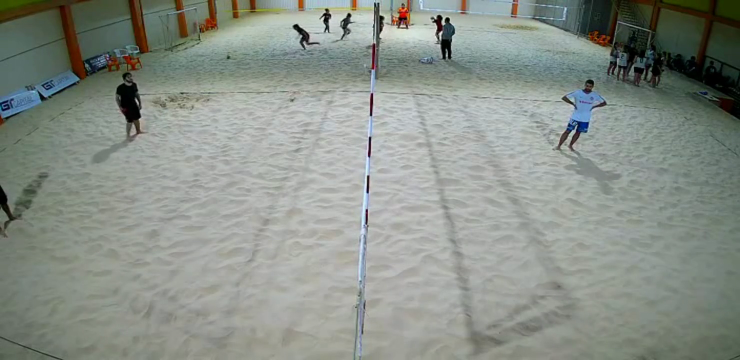
#> input picture frame 32 of TrabFinal_Vision/video.mp4, 1480 x 720 px (shown at 1/2 size)
$ python track_video_v0.py
#> lines starting #> are read from the running program, lines starting #| are printed output that depends on the picture; after the words box and inside, x2 and y2 are one past the last pixel; in counts of white or black regions, pixels touching at a corner belong together
import cv2
import numpy as np

def nothing(x):
    pass

# cap = cv2.VideoCapture(0);
cap = cv2.VideoCapture("video.mp4")

cv2.namedWindow("Tracking")
cv2.createTrackbar("LH", "Tracking", 0, 255, nothing)
#> slider 'LH' is set to 51
cv2.createTrackbar("LS", "Tracking", 0, 255, nothing)
#> slider 'LS' is set to 51
cv2.createTrackbar("LV", "Tracking", 0, 255, nothing)
#> slider 'LV' is set to 51
cv2.createTrackbar("UH", "Tracking", 255, 255, nothing)
cv2.createTrackbar("US", "Tracking", 255, 255, nothing)
cv2.createTrackbar("UV", "Tracking", 255, 255, nothing)

while True:
    #frame = cv2.imread('smarties.png')
    _, frame = cap.read()
#> frame is the input picture: shape (720, 1480, 3); mean B, G, R 136.7, 144.3, 137.4

    hsv = cv2.cvtColor(frame, cv2.COLOR_BGR2HSV)
#> hsv: shape (720, 1480, 3); mean H, S, V 57.7, 30, 145.6

    l_h = cv2.getTrackbarPos("LH", "Tracking")
    l_s = cv2.getTrackbarPos("LS", "Tracking")
    l_v = cv2.getTrackbarPos("LV", "Tracking")

    u_h = cv2.getTrackbarPos("UH", "Tracking")
    u_s = cv2.getTrackbarPos("US", "Tracking")
    u_v = cv2.getTrackbarPos("UV", "Tracking")

    l_b = np.array([l_h, l_s, l_v])
    print(l_b)
    u_b = np.array([u_h, u_s, u_v])
    print(u_b)
    mask = cv2.inRange(hsv, l_b, u_b)
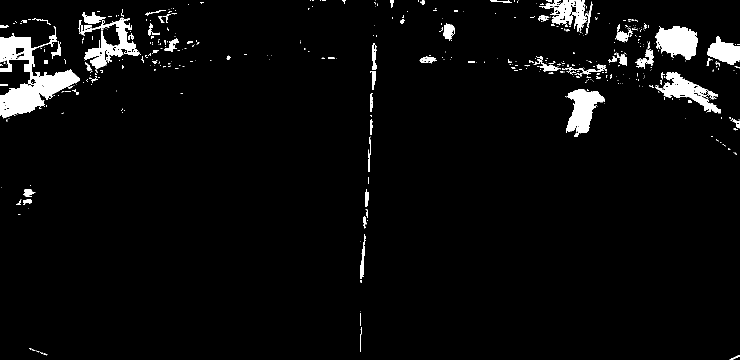
#> mask: shape (720, 1480) (shown at 1/2 size); 4% white; 536 white regions (445 under 20 px), largest, box (x1, y1, x2, y2) and area: (0, 52, 160, 237) 10822, (156, 36, 282, 138) 4126, (1310, 52, 1396, 120) 4069

    res = cv2.bitwise_and(frame, frame, mask=mask)
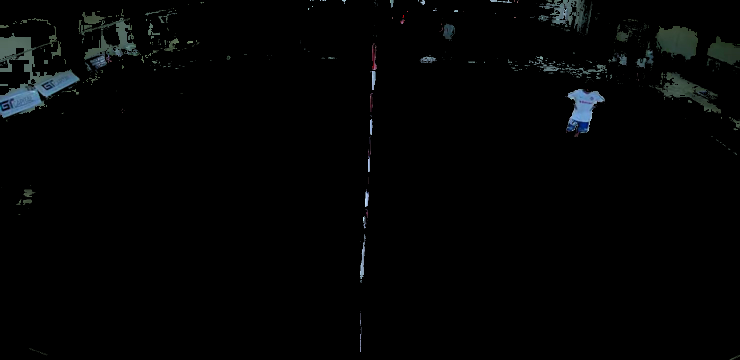
#> res: shape (720, 1480, 3) (shown at 1/2 size); mean B, G, R 3.9, 3.8, 2.9

    cv2.imshow("frame", frame)
    cv2.imshow("mask", mask)
    cv2.imshow("res", res)

    key = cv2.waitKey(100)
#> (key Esc is pressed here)
    if key == 27:
        break

cap.release()
cv2.destroyAllWindows()

$ run again, starting later in the video
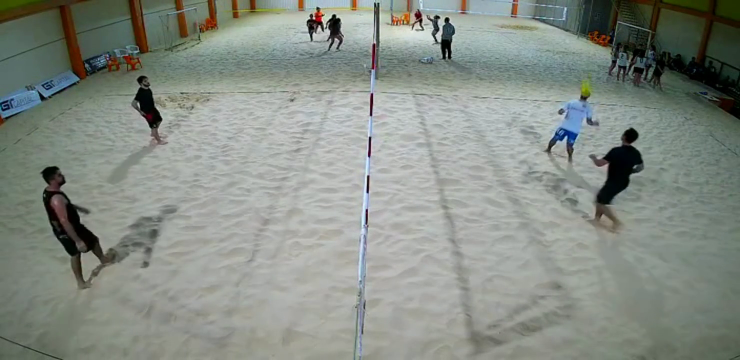
#> input picture frame 146 of TrabFinal_Vision/video.mp4, 1480 x 720 px (shown at 1/2 size)
#> frame is the input picture: shape (720, 1480, 3); mean B, G, R 133.3, 141, 134.3
#> hsv: shape (720, 1480, 3); mean H, S, V 57.4, 32.6, 142.5
#> `mask = cv2.inRange(hsv, l_b, u_b)`:
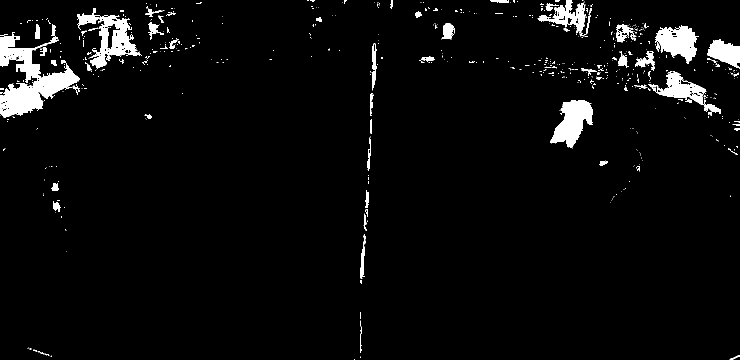
#> mask: shape (720, 1480) (shown at 1/2 size); 4.1% white; 632 white regions (536 under 20 px), largest, box (x1, y1, x2, y2) and area: (0, 48, 160, 236) 11226, (154, 16, 284, 138) 5496, (1100, 200, 1186, 296) 4666
#> `res = cv2.bitwise_and(frame, frame, mask=mask)`:
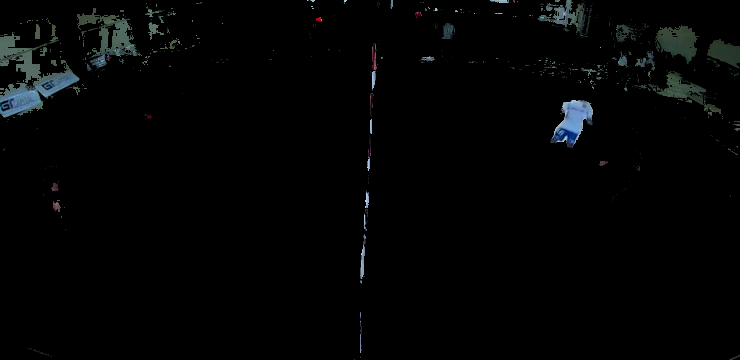
#> res: shape (720, 1480, 3) (shown at 1/2 size); mean B, G, R 4, 3.9, 3.1

$ run again, starting later in the video
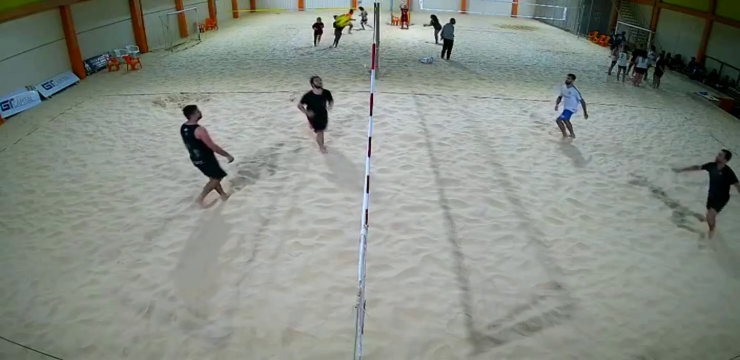
#> input picture frame 260 of TrabFinal_Vision/video.mp4, 1480 x 720 px (shown at 1/2 size)
#> frame is the input picture: shape (720, 1480, 3); mean B, G, R 133.7, 141.4, 134.8
#> hsv: shape (720, 1480, 3); mean H, S, V 57.4, 31.6, 142.8
#> `mask = cv2.inRange(hsv, l_b, u_b)`:
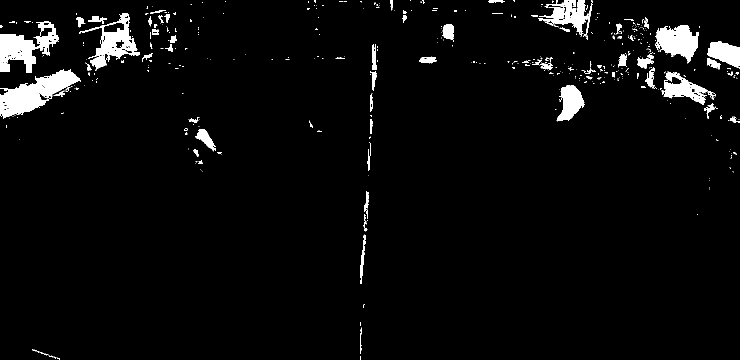
#> mask: shape (720, 1480) (shown at 1/2 size); 4% white; 506 white regions (415 under 20 px), largest, box (x1, y1, x2, y2) and area: (0, 138, 162, 238) 6957, (0, 42, 118, 146) 5500, (158, 26, 280, 142) 4388
#> `res = cv2.bitwise_and(frame, frame, mask=mask)`:
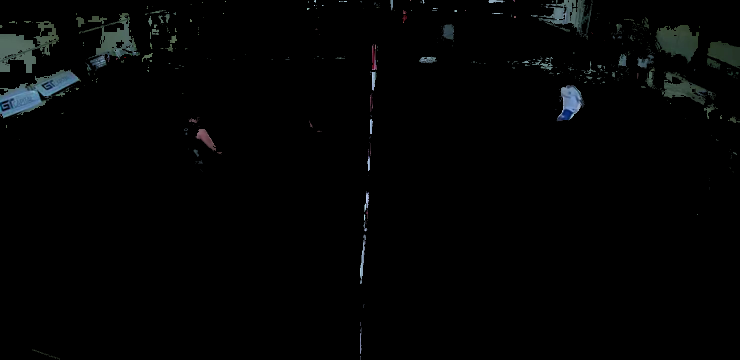
#> res: shape (720, 1480, 3) (shown at 1/2 size); mean B, G, R 3.7, 3.7, 2.9
